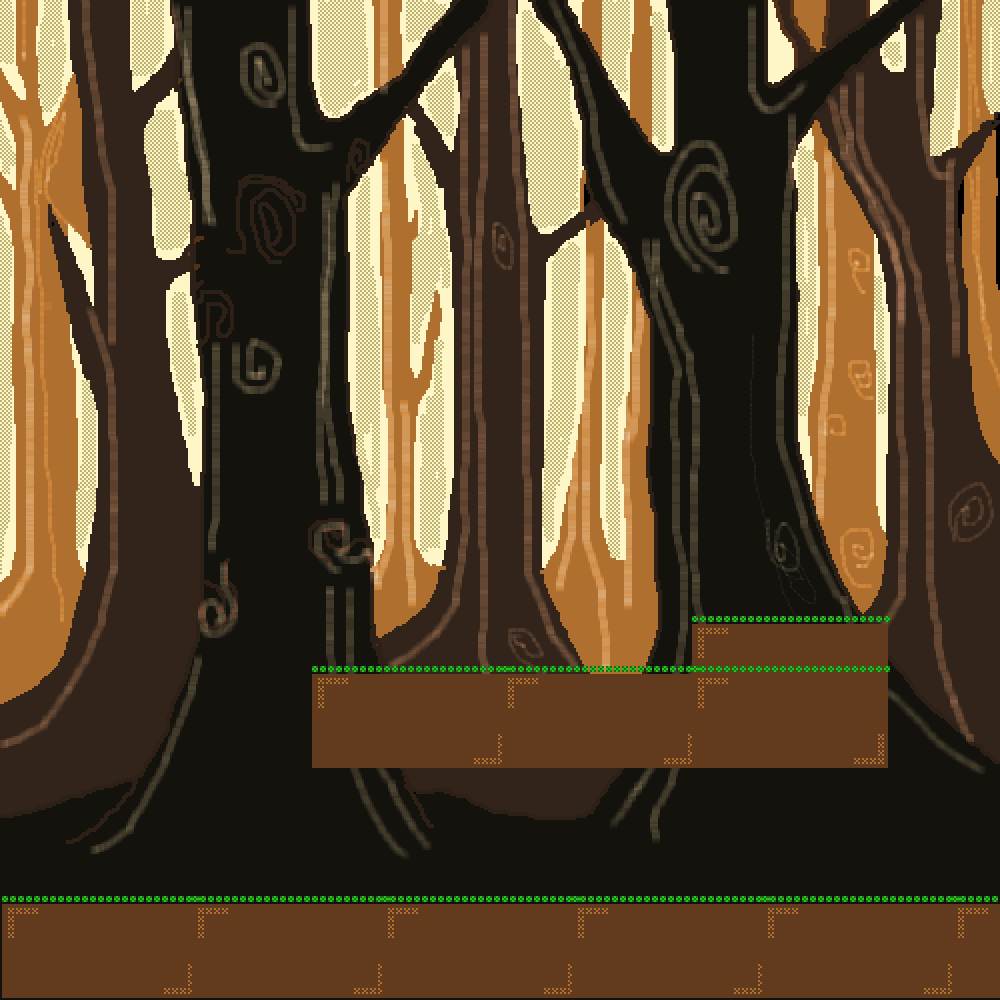

Tiled map render using the project's own tile images. Description and the map definition, with tile-layer contents summarised, below:
An orthogonal 100x100 tile map with 10x10 px tiles, 2 tile layers (background, Tile Layer 1), 3 tilesets.

<map version="1.0.0" orientation="orthogonal" renderorder="right-down" width="100" height="100" tilewidth="10" tileheight="10" nextobjectid="1">
 <tileset firstgid="1" source="ground+grass.tsx" />
 <tileset firstgid="2" source="tiles/tile-set/trees.tsx" />
 <tileset firstgid="4" name="lion" tilewidth="150" tileheight="150" tilecount="4" columns="2">
  <image source="tiles/img/lion-front-up.png" width="300" height="300" />
 </tileset>
 <layer name="background" width="100" height="100">
  <data>[10000 cells, 3 non-empty, 3 distinct tile ids]</data>
 </layer>
 <layer name="Tile Layer 1" width="100" height="100">
  <data>[10000 cells, 10 non-empty, 1 distinct tile ids]</data>
 </layer>
</map>